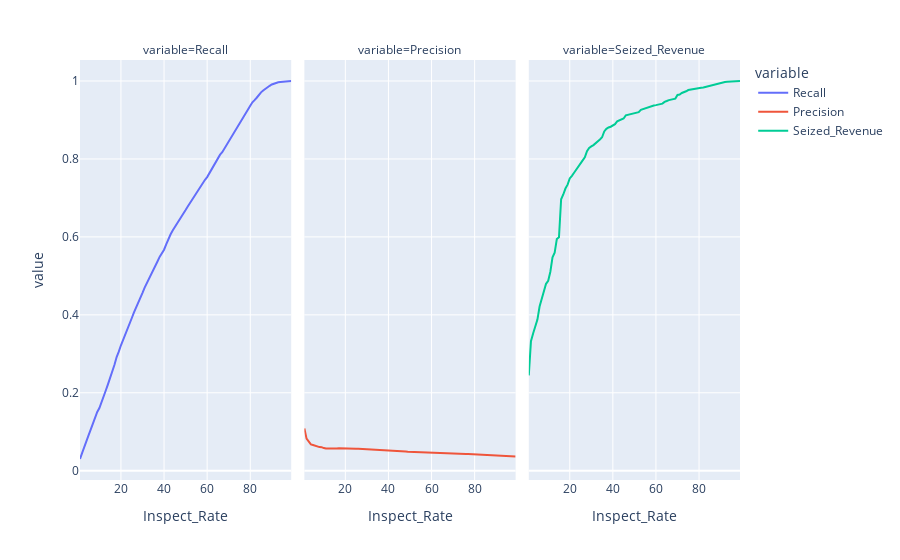

The cell this chart's notebook holds for it:
### Code cell
# install plotly --> https://plotly.com/python/getting-started/#installation
import plotly.express as px

# Interactive visualization
fig = px.line(data, x="Inspect_Rate", y="value", color='variable',facet_col="variable")
fig.show()
